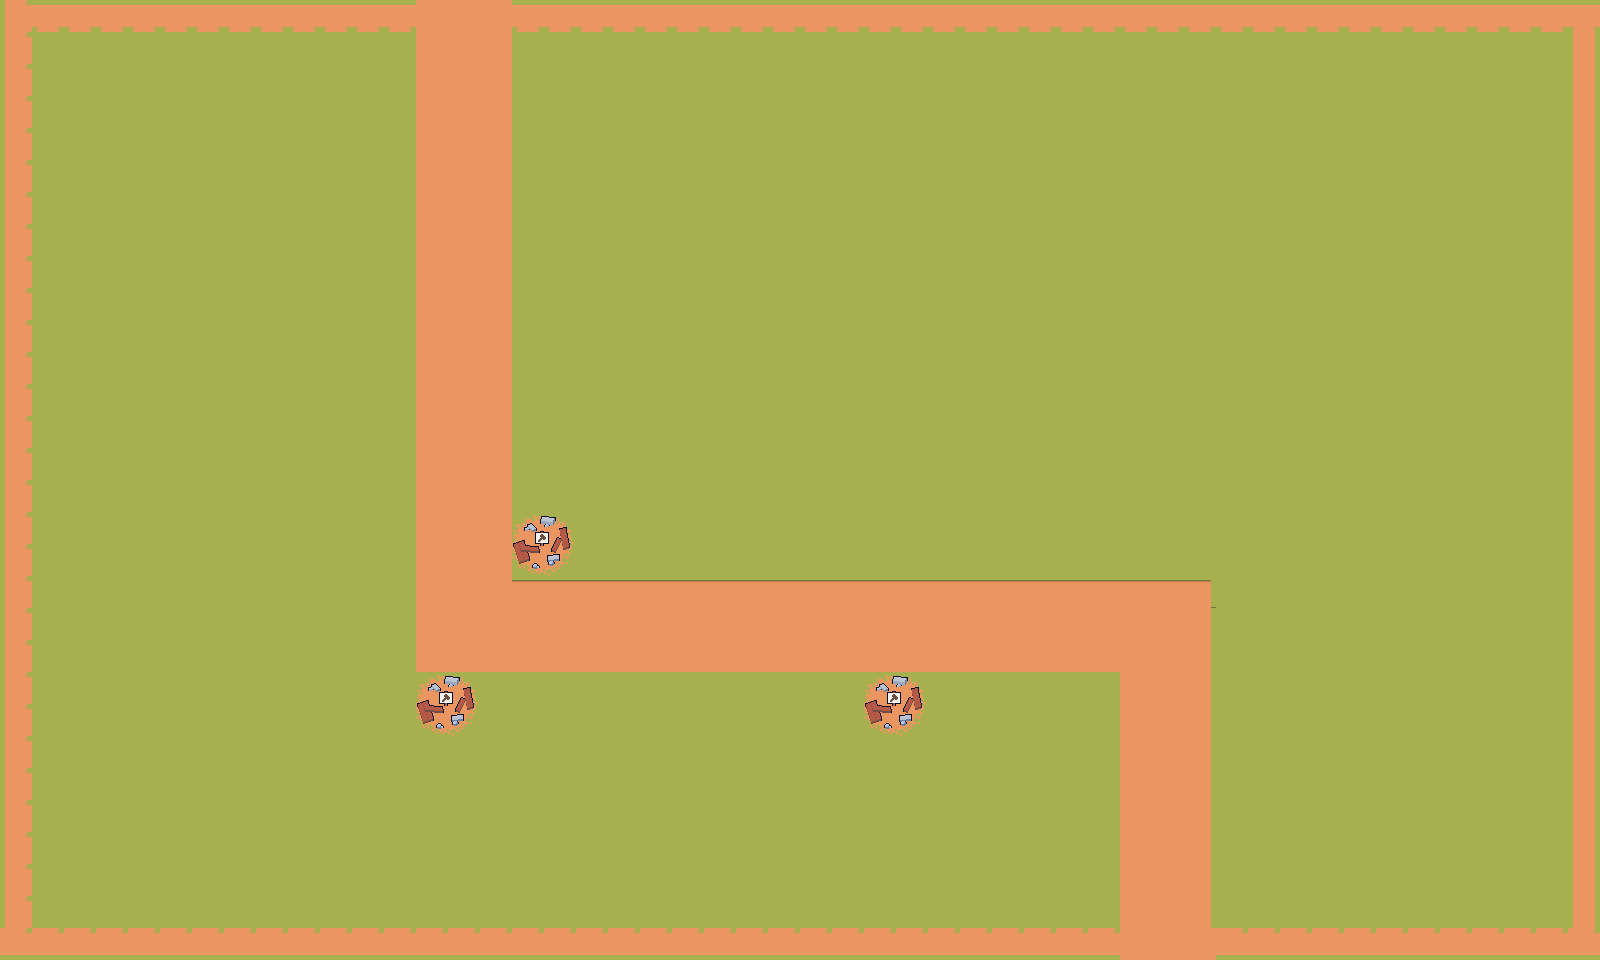

Below is a game level as drawn by its tile map, then a one-line description and the .tmx that defines it (tile-layer data replaced by summaries):
An orthogonal 50x30 tile map with 32x32 px tiles, 2 tile layers (tile-layer, deco), 2 tilesets and 4 objects (0).

<map version="1.10" tiledversion="1.11.2" orientation="orthogonal" renderorder="right-down" width="50" height="30" tilewidth="32" tileheight="32" infinite="0" nextlayerid="7" nextobjectid="22">
 <properties>
  <property name="name" value="testmap" />
 </properties>
 <tileset firstgid="1" source="testmap.tsx" />
 <tileset firstgid="65" source="tower-place.tsx" />
 <layer id="1" name="tile-layer" width="50" height="30">
  <data>[1500 cells, 1500 non-empty, 9 distinct tile ids]</data>
 </layer>
 <layer id="6" name="deco" width="50" height="30">
  <data>[1500 cells, 3 non-empty, 1 distinct tile ids]</data>
 </layer>
 <objectgroup id="2" name="path-layer" locked="1">
  <object id="1" name="0" x="462.592" y="-51.6746">
   <polyline points="-18,76 -9.1501,643.458 6.408,678.675 649.408,675.675 705.408,709.675 710.408,986.675" />
  </object>
 </objectgroup>
 <objectgroup id="3" name="build-spots">
  <object id="13" x="510.33" y="514" width="64" height="64">
   <ellipse />
  </object>
  <object id="19" x="416" y="672.667" width="63.3333" height="63.3333">
   <ellipse />
  </object>
  <object id="21" x="861" y="671" width="63" height="62">
   <ellipse />
  </object>
 </objectgroup>
</map>
